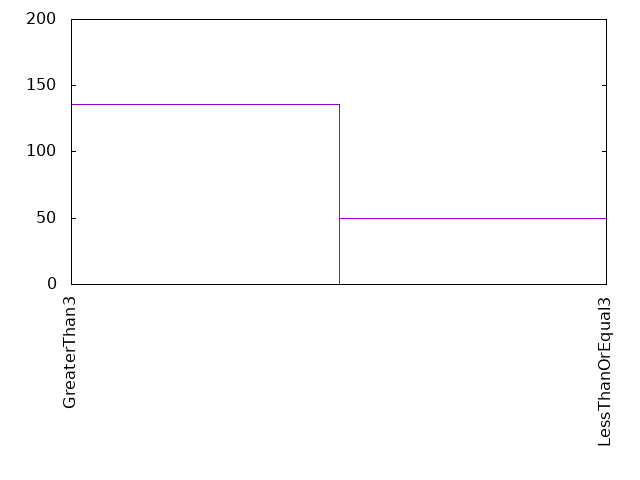

Source code (gnuplot):
set term png
set out "0-10famsize.png"
set key off
set xtics rotate
set yrange[0:200]

plot '0-10famsize.dat' using 1:xticlabel(2) with boxes
